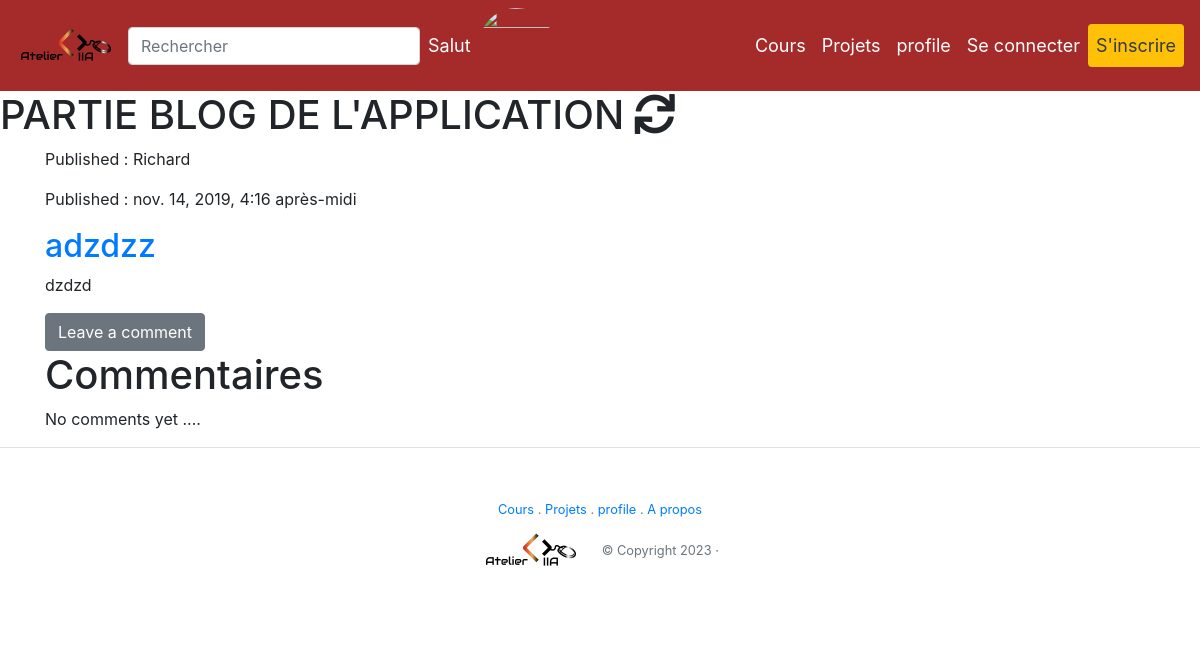
/blog/post/10/, run on the app's committed database.
### blog/models.py (models this page shows, shortened)
class Post(models.Model):
	author = models.ForeignKey('auth.User',on_delete=models.CASCADE)
	title = models.CharField(max_length=200)
	text = models.TextField()
	created_date = models.DateTimeField(default=timezone.now)
	published_date = models.DateTimeField(blank=True,null=True)

### blog/views.py (the view)
# urls.py: path('post/<int:id>/',views.post_detail,name='post_detail'),
def post_detail(request,id):
	post= get_object_or_404(Post,pk=id)
	return render(request,'blog/posts_detail.html',{'post':post})

### blog/templates/blog/posts_detail.html (shortened to what this page needs)
{% extends "base.html" %}
{% block content%}
<h1>PARTIE BLOG DE L'APPLICATION <i class="fas fa-sync fa-spin"></i></h1>
{% if post.published_date %}
	<div class="container ">
			<p>Published : {{post.author}}</p>
			<p>Published : {{post.published_date}}</p>
			<h2><a href="">{{post.title}}</a></h2>
			<p>{{post.text}}</p>
			 <a type="button" href="{% url 'comment_to_post' post.id %}" class="btn btn-secondary">Leave a comment</a>
			<h1>Commentaires</h1>
			{% for i in post.comments.all %}
			{% if user.is_superuser and not i.approved %}
				<a type="button" class="btn btn-light" href="{% url 'approve_comment' i.id  %}">Approve comment {{i.id}} </a>
				<a type="button" class="btn btn-danger" href="{% url 'remove_comment' i.id %}">Remove comment {{i.id}} </a>
				<p>date :  {{i.created_date }} </p> <strong>Auteur :  {{i.author}}</strong>
								<p> {{i.text}} </p>
			{% endif %}
				{% if i.approved %}
								<p>date :  {{i.created_date }} </p> <strong>Auteur :  {{i.author}}</strong>
								<p> {{i.text}} </p>
				{% endif %}
			{% if user.is_superuser %}
	<p>		<a type="button" class="btn btn-danger" href="{% url 'remove_comment' i.id %}">Delete {{i.id}} </a> </p>
	<hr>
			 {% endif %}
			{% empty %}
			<p>No comments yet ....</p>
{% endfor %}
	</div>
	{% else %}
    <p>L'article titre : {{post.title}} n'a pas été publié donc pas de détail pour celui ci</p>
{% endif %}
{% endblock%}

### data on the page
Post: author "Richard", published_date "nov. 14, 2019, 4:16 après-midi", title "adzdzz", text "dzdzd"
